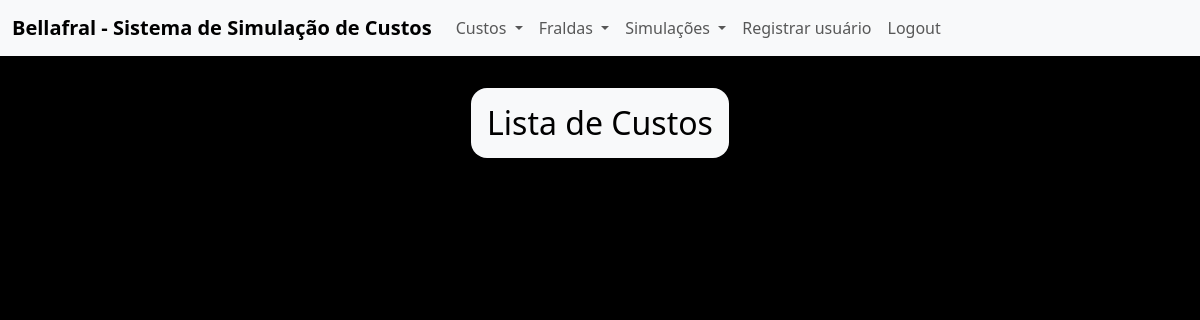
Page /costs/costs_list on the earlier database version.
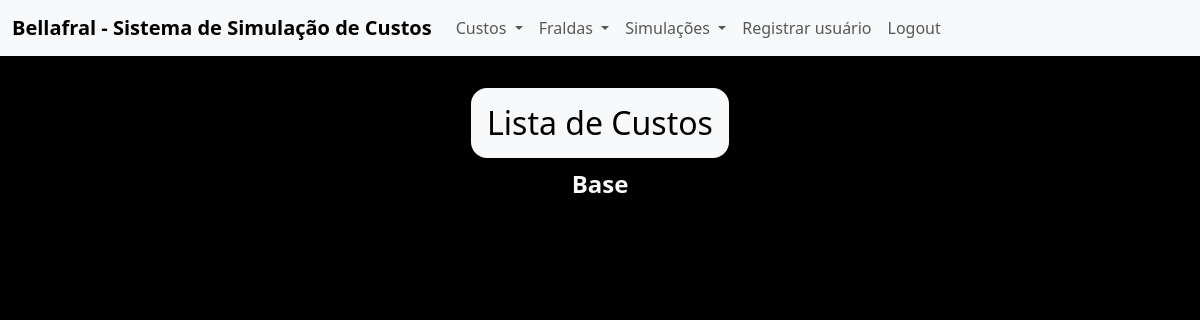
Same page on the later database version.
### costs/models.py (models this page shows)
class Costs(models.Model):
    identificador = models.CharField(max_length=100, default='')
    celulose_virgem_price = models.DecimalField(verbose_name='Celulose virgem (R$)', max_digits=10, decimal_places=4, default=0)
    gel_price = models.DecimalField(verbose_name='Gel (R$)', max_digits=10, decimal_places=4, default=0)
    tnt_filtrante_780_price = models.DecimalField(verbose_name='TNT - filtrante 780mm (R$)', max_digits=10, decimal_places=4, default=0)
    fita_adesiva_tape_price = models.DecimalField(verbose_name='Fita adesiva - Tape (R$)', max_digits=10, decimal_places=4, default=0)
    elastico_elastano_lycra_price = models.DecimalField(verbose_name='Elástico - Elastano - Lycra (R$)', max_digits=10, decimal_places=4, default=0)
    barreira_price = models.DecimalField(verbose_name='Barreira (R$)', max_digits=10, decimal_places=4, default=0)
    polietileno_filme_780_price = models.DecimalField(verbose_name='Polietileno - Filme - 780mm (R$)', max_digits=10, decimal_places=4, default=0)
    hot_melt_const_price = models.DecimalField(verbose_name='Hot-Melt Construção (R$)', max_digits=10, decimal_places=4, default=0)
    def __str__(self):
        return self.identificador

### costs/views.py (the view)
# urls.py: path('costs_list', views.costs_list, name='costs_list'),
def costs_list(request):
    costs = Costs.objects.all()
    return render(request, 'costs_list.html', {'costs': costs})

### costs/templates/costs_list.html (shortened to what this page needs)
{% extends 'index.html' %}
{% block css %}
    {% load static %}
    <link rel="stylesheet" href="{% static "costs_list.css" %}">
{% endblock css %}
{% block content %}
    <section id="costs_list_header">
        <h2>Lista de Custos</h2>
    </section>
    <section id="costs_list">
        {% for cost in costs %}
            <a href="{% url 'costs:costs_details' cost.id %}">{{ cost }}</a>
        {% endfor %}
    </section>
{% endblock content %}

Differences in the rows shown:
added Costs: identificador "Base"
